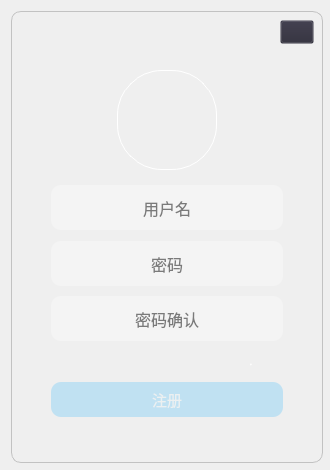
<?xml version="1.0" encoding="UTF-8"?>
<ui version="4.0">
 <class>DialogRegister</class>
 <widget class="QDialog" name="DialogRegister">
  <property name="geometry">
   <rect>
    <x>0</x>
    <y>0</y>
    <width>330</width>
    <height>470</height>
   </rect>
  </property>
  <property name="minimumSize">
   <size>
    <width>330</width>
    <height>470</height>
   </size>
  </property>
  <property name="maximumSize">
   <size>
    <width>330</width>
    <height>470</height>
   </size>
  </property>
  <property name="windowTitle">
   <string>Dialog</string>
  </property>
  <layout class="QGridLayout" name="gridLayout">
   <property name="spacing">
    <number>0</number>
   </property>
   <item row="0" column="0">
    <widget class="QWidget" name="widget_Register" native="true">
     <property name="minimumSize">
      <size>
       <width>312</width>
       <height>452</height>
      </size>
     </property>
     <property name="maximumSize">
      <size>
       <width>312</width>
       <height>452</height>
      </size>
     </property>
     <property name="styleSheet">
      <string notr="true">#widget_Register{
background-color: qlineargradient(x1:0, y1:0, x2:1, y2:1,
 stop:0 #eec0c6,
stop:0.3 #eac3e2,
stop:0.5 #cfcefd,
stop:0.8 #a2dcff,
stop:1 #7ee8fa);
border-radius: 10px;
border: 1px solid rgb(194, 194, 194);
}
/*
background-image: linear-gradient(to right bottom, #, #, #, #, #);
*/</string>
     </property>
     <layout class="QVBoxLayout" name="verticalLayout">
      <property name="leftMargin">
       <number>9</number>
      </property>
      <property name="topMargin">
       <number>9</number>
      </property>
      <property name="rightMargin">
       <number>9</number>
      </property>
      <property name="bottomMargin">
       <number>9</number>
      </property>
      <item alignment="Qt::AlignRight">
       <widget class="QToolButton" name="toolButton_close">
        <property name="minimumSize">
         <size>
          <width>34</width>
          <height>24</height>
         </size>
        </property>
        <property name="maximumSize">
         <size>
          <width>28</width>
          <height>24</height>
         </size>
        </property>
        <property name="styleSheet">
         <string notr="true">QToolButton{
	background-color:rgba(44, 42, 56, 0) 
}

/* 鼠标悬停 */
QToolButton:hover{
	background-color: rgba(255, 0, 0,150)
}

/* 点击和按下 */
QToolButton:pressed,QToolButton:checked{
	border-left: 1px outset rgb(60, 60, 70);  /* 左边框宽度3像素、突出显示、颜色为深深灰 */
	border-top: 1px outset rgb(60, 60, 70);
	background-color: rgb(66, 66, 78);
}

QPushButton:default {
    border-color: navy; /* make the default button prominent */
}</string>
        </property>
        <property name="text">
         <string/>
        </property>
        <property name="icon">
         <iconset resource="source/dark/darkstyle.qrc">
          <normaloff>:/qss_icons/dark/rc/window_close.png</normaloff>:/qss_icons/dark/rc/window_close.png</iconset>
        </property>
       </widget>
      </item>
      <item>
       <spacer name="verticalSpacer_2">
        <property name="orientation">
         <enum>Qt::Vertical</enum>
        </property>
        <property name="sizeType">
         <enum>QSizePolicy::Fixed</enum>
        </property>
        <property name="sizeHint" stdset="0">
         <size>
          <width>20</width>
          <height>20</height>
         </size>
        </property>
       </spacer>
      </item>
      <item alignment="Qt::AlignHCenter">
       <widget class="QLabel" name="label_Avatar">
        <property name="minimumSize">
         <size>
          <width>100</width>
          <height>100</height>
         </size>
        </property>
        <property name="maximumSize">
         <size>
          <width>100</width>
          <height>100</height>
         </size>
        </property>
        <property name="styleSheet">
         <string notr="true">/*
min-width:  80px;
max-width:  80px;
min-height: 80px;
max-height: 80px;
*/
border-radius: 45px;
border:1px solid rgb(255, 255, 255);</string>
        </property>
        <property name="text">
         <string/>
        </property>
       </widget>
      </item>
      <item alignment="Qt::AlignHCenter">
       <widget class="QWidget" name="widget" native="true">
        <property name="minimumSize">
         <size>
          <width>250</width>
          <height>250</height>
         </size>
        </property>
        <property name="maximumSize">
         <size>
          <width>250</width>
          <height>250</height>
         </size>
        </property>
        <property name="styleSheet">
         <string notr="true">background: rgba(255, 255, 255,0 );
selection-background-color: rgb(85, 170, 255)</string>
        </property>
        <layout class="QVBoxLayout" name="verticalLayout_2">
         <item>
          <widget class="QLineEdit" name="lineEdit_Username">
           <property name="minimumSize">
            <size>
             <width>232</width>
             <height>45</height>
            </size>
           </property>
           <property name="maximumSize">
            <size>
             <width>232</width>
             <height>45</height>
            </size>
           </property>
           <property name="font">
            <font>
             <family>Microsoft YaHei UI Light</family>
             <pointsize>-1</pointsize>
             <bold>false</bold>
            </font>
           </property>
           <property name="styleSheet">
            <string notr="true">QLineEdit {
	font-size: 16px;
	background: rgba(255, 255, 255, 80);
	border-radius: 10px;
	color: black;
}
QLineEdit:focus {
	font-size: 10px; 
}</string>
           </property>
           <property name="text">
            <string/>
           </property>
           <property name="alignment">
            <set>Qt::AlignCenter</set>
           </property>
           <property name="placeholderText">
            <string>用户名</string>
           </property>
           <property name="clearButtonEnabled">
            <bool>false</bool>
           </property>
          </widget>
         </item>
         <item>
          <spacer name="verticalSpacer_4">
           <property name="orientation">
            <enum>Qt::Vertical</enum>
           </property>
           <property name="sizeType">
            <enum>QSizePolicy::Fixed</enum>
           </property>
           <property name="sizeHint" stdset="0">
            <size>
             <width>20</width>
             <height>5</height>
            </size>
           </property>
          </spacer>
         </item>
         <item>
          <widget class="QLineEdit" name="lineEdit_Password">
           <property name="minimumSize">
            <size>
             <width>232</width>
             <height>45</height>
            </size>
           </property>
           <property name="maximumSize">
            <size>
             <width>232</width>
             <height>45</height>
            </size>
           </property>
           <property name="font">
            <font>
             <family>Microsoft YaHei UI Light</family>
             <pointsize>-1</pointsize>
             <bold>false</bold>
            </font>
           </property>
           <property name="styleSheet">
            <string notr="true">QLineEdit {
	font-size: 16px;
	background: rgba(255, 255, 255, 80);
	border-radius: 10px;
	color: black;
}
QLineEdit:focus {
	font-size: 10px; 
}</string>
           </property>
           <property name="maxLength">
            <number>12</number>
           </property>
           <property name="echoMode">
            <enum>QLineEdit::Password</enum>
           </property>
           <property name="alignment">
            <set>Qt::AlignCenter</set>
           </property>
           <property name="placeholderText">
            <string>密码</string>
           </property>
           <property name="clearButtonEnabled">
            <bool>false</bool>
           </property>
          </widget>
         </item>
         <item>
          <spacer name="verticalSpacer_5">
           <property name="orientation">
            <enum>Qt::Vertical</enum>
           </property>
           <property name="sizeType">
            <enum>QSizePolicy::Fixed</enum>
           </property>
           <property name="sizeHint" stdset="0">
            <size>
             <width>20</width>
             <height>5</height>
            </size>
           </property>
          </spacer>
         </item>
         <item>
          <widget class="QLineEdit" name="lineEdit_RePasswd">
           <property name="minimumSize">
            <size>
             <width>232</width>
             <height>45</height>
            </size>
           </property>
           <property name="maximumSize">
            <size>
             <width>232</width>
             <height>45</height>
            </size>
           </property>
           <property name="font">
            <font>
             <family>Microsoft YaHei UI Light</family>
             <pointsize>-1</pointsize>
            </font>
           </property>
           <property name="styleSheet">
            <string notr="true">QLineEdit {
	font-size: 16px;
	background: rgba(255, 255, 255, 80);
	border-radius: 10px;
	color: black;
}
QLineEdit:focus {
	font-size: 10px; 
}</string>
           </property>
           <property name="text">
            <string/>
           </property>
           <property name="maxLength">
            <number>12</number>
           </property>
           <property name="echoMode">
            <enum>QLineEdit::Password</enum>
           </property>
           <property name="alignment">
            <set>Qt::AlignCenter</set>
           </property>
           <property name="placeholderText">
            <string>密码确认</string>
           </property>
          </widget>
         </item>
         <item alignment="Qt::AlignTop">
          <widget class="QWidget" name="widget_2" native="true">
           <property name="minimumSize">
            <size>
             <width>232</width>
             <height>30</height>
            </size>
           </property>
           <property name="maximumSize">
            <size>
             <width>232</width>
             <height>30</height>
            </size>
           </property>
           <layout class="QFormLayout" name="formLayout">
            <property name="labelAlignment">
             <set>Qt::AlignRight|Qt::AlignTrailing|Qt::AlignVCenter</set>
            </property>
            <property name="formAlignment">
             <set>Qt::AlignRight|Qt::AlignTrailing|Qt::AlignVCenter</set>
            </property>
            <property name="leftMargin">
             <number>9</number>
            </property>
            <property name="topMargin">
             <number>6</number>
            </property>
            <item row="0" column="1">
             <widget class="QLabel" name="label_Register">
              <property name="minimumSize">
               <size>
                <width>30</width>
                <height>25</height>
               </size>
              </property>
              <property name="maximumSize">
               <size>
                <width>30</width>
                <height>25</height>
               </size>
              </property>
              <property name="font">
               <font>
                <family>Microsoft YaHei UI Light</family>
                <pointsize>-1</pointsize>
                <italic>false</italic>
                <bold>false</bold>
               </font>
              </property>
              <property name="styleSheet">
               <string notr="true">QLabel{
	color:rgb(255, 255, 255);	
	font: 12px &quot;Microsoft YaHei UI Light&quot;;
}

QLabel:hover{
	color:rgb(85, 170, 255);
	font-weight: bold;
}

QLabel:pressed{
	color:rgba(85, 170, 255, 150);
	font-weight: bold;
}</string>
              </property>
              <property name="text">
               <string>登录</string>
              </property>
             </widget>
            </item>
           </layout>
          </widget>
         </item>
         <item>
          <widget class="QToolButton" name="toolButton_Comfirm">
           <property name="minimumSize">
            <size>
             <width>232</width>
             <height>35</height>
            </size>
           </property>
           <property name="maximumSize">
            <size>
             <width>232</width>
             <height>35</height>
            </size>
           </property>
           <property name="font">
            <font>
             <family>Microsoft YaHei UI Light</family>
             <pointsize>11</pointsize>
             <bold>false</bold>
            </font>
           </property>
           <property name="styleSheet">
            <string notr="true">QToolButton{
	background-color: rgba(0, 170, 255, 50);
    border-radius: 10px;
	color: #ecf0f1;
}

/* 鼠标悬停 */
QToolButton:hover{
	background-color: rgba(0, 170, 255, 120);
}

/* 点击和按下 */
QToolButton:pressed,QToolButton:checked{
	/*border-left: 1px solid #34495e80; 
	border-top: 1px solid #34495e80;
	border-right: none;
	border-bottom:none;*/
	background-color: rgba(0, 170, 255, 200);
	color: rgba(236, 240, 241, 60);
}
</string>
           </property>
           <property name="text">
            <string>注册</string>
           </property>
          </widget>
         </item>
         <item>
          <spacer name="verticalSpacer_3">
           <property name="orientation">
            <enum>Qt::Vertical</enum>
           </property>
           <property name="sizeHint" stdset="0">
            <size>
             <width>20</width>
             <height>40</height>
            </size>
           </property>
          </spacer>
         </item>
        </layout>
       </widget>
      </item>
      <item>
       <spacer name="verticalSpacer">
        <property name="orientation">
         <enum>Qt::Vertical</enum>
        </property>
        <property name="sizeHint" stdset="0">
         <size>
          <width>20</width>
          <height>40</height>
         </size>
        </property>
       </spacer>
      </item>
     </layout>
    </widget>
   </item>
  </layout>
 </widget>
 <resources>
  <include location="source/dark/darkstyle.qrc"/>
 </resources>
 <connections/>
</ui>
